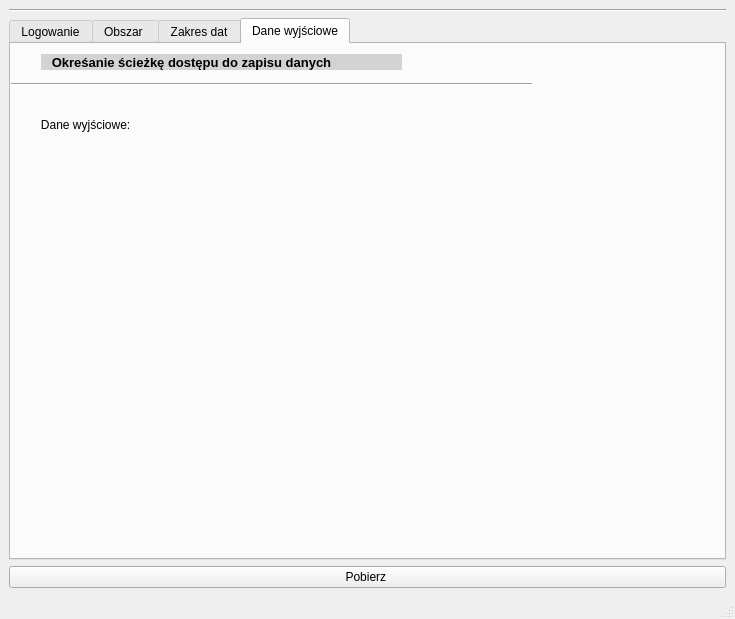
<?xml version="1.0" encoding="UTF-8"?>
<ui version="4.0">
 <class>MainWindow</class>
 <widget class="QMainWindow" name="MainWindow">
  <property name="geometry">
   <rect>
    <x>0</x>
    <y>0</y>
    <width>735</width>
    <height>619</height>
   </rect>
  </property>
  <property name="windowTitle">
   <string>Growing </string>
  </property>
  <widget class="QWidget" name="centralwidget">
   <layout class="QVBoxLayout" name="verticalLayout_2">
    <item>
     <widget class="Line" name="line_5">
      <property name="orientation">
       <enum>Qt::Horizontal</enum>
      </property>
     </widget>
    </item>
    <item>
     <widget class="QTabWidget" name="widgets">
      <property name="enabled">
       <bool>true</bool>
      </property>
      <property name="palette">
       <palette>
        <active>
         <colorrole role="Base">
          <brush brushstyle="SolidPattern">
           <color alpha="255">
            <red>255</red>
            <green>255</green>
            <blue>255</blue>
           </color>
          </brush>
         </colorrole>
         <colorrole role="Window">
          <brush brushstyle="SolidPattern">
           <color alpha="255">
            <red>255</red>
            <green>255</green>
            <blue>255</blue>
           </color>
          </brush>
         </colorrole>
        </active>
        <inactive>
         <colorrole role="Base">
          <brush brushstyle="SolidPattern">
           <color alpha="255">
            <red>255</red>
            <green>255</green>
            <blue>255</blue>
           </color>
          </brush>
         </colorrole>
         <colorrole role="Window">
          <brush brushstyle="SolidPattern">
           <color alpha="255">
            <red>255</red>
            <green>255</green>
            <blue>255</blue>
           </color>
          </brush>
         </colorrole>
        </inactive>
        <disabled>
         <colorrole role="Base">
          <brush brushstyle="SolidPattern">
           <color alpha="255">
            <red>255</red>
            <green>255</green>
            <blue>255</blue>
           </color>
          </brush>
         </colorrole>
         <colorrole role="Window">
          <brush brushstyle="SolidPattern">
           <color alpha="255">
            <red>255</red>
            <green>255</green>
            <blue>255</blue>
           </color>
          </brush>
         </colorrole>
        </disabled>
       </palette>
      </property>
      <property name="toolTip">
       <string>&lt;html&gt;&lt;head/&gt;&lt;body&gt;&lt;p&gt;&lt;br/&gt;&lt;/p&gt;&lt;/body&gt;&lt;/html&gt;</string>
      </property>
      <property name="currentIndex">
       <number>3</number>
      </property>
      <widget class="QWidget" name="tab">
       <attribute name="title">
        <string>Logowanie</string>
       </attribute>
       <widget class="QWidget" name="horizontalLayoutWidget">
        <property name="geometry">
         <rect>
          <x>10</x>
          <y>60</y>
          <width>591</width>
          <height>51</height>
         </rect>
        </property>
        <layout class="QHBoxLayout" name="horizontalLayout">
         <item>
          <widget class="QLabel" name="label_7">
           <property name="text">
            <string>Login: </string>
           </property>
          </widget>
         </item>
         <item>
          <widget class="QLineEdit" name="lineEdit_5"/>
         </item>
         <item>
          <widget class="QLabel" name="label_9">
           <property name="text">
            <string>Hasło </string>
           </property>
          </widget>
         </item>
         <item>
          <widget class="QgsPasswordLineEdit" name="mLineEdit"/>
         </item>
         <item>
          <widget class="QCheckBox" name="checkBox">
           <property name="text">
            <string>Zapamiętaj</string>
           </property>
          </widget>
         </item>
        </layout>
       </widget>
       <widget class="QLabel" name="label_10">
        <property name="geometry">
         <rect>
          <x>20</x>
          <y>9</y>
          <width>451</width>
          <height>21</height>
         </rect>
        </property>
        <property name="palette">
         <palette>
          <active>
           <colorrole role="Base">
            <brush brushstyle="SolidPattern">
             <color alpha="255">
              <red>191</red>
              <green>191</green>
              <blue>191</blue>
             </color>
            </brush>
           </colorrole>
           <colorrole role="Window">
            <brush brushstyle="SolidPattern">
             <color alpha="255">
              <red>211</red>
              <green>211</green>
              <blue>211</blue>
             </color>
            </brush>
           </colorrole>
          </active>
          <inactive>
           <colorrole role="Base">
            <brush brushstyle="SolidPattern">
             <color alpha="255">
              <red>191</red>
              <green>191</green>
              <blue>191</blue>
             </color>
            </brush>
           </colorrole>
           <colorrole role="Window">
            <brush brushstyle="SolidPattern">
             <color alpha="255">
              <red>211</red>
              <green>211</green>
              <blue>211</blue>
             </color>
            </brush>
           </colorrole>
          </inactive>
          <disabled>
           <colorrole role="Base">
            <brush brushstyle="SolidPattern">
             <color alpha="255">
              <red>211</red>
              <green>211</green>
              <blue>211</blue>
             </color>
            </brush>
           </colorrole>
           <colorrole role="Window">
            <brush brushstyle="SolidPattern">
             <color alpha="255">
              <red>211</red>
              <green>211</green>
              <blue>211</blue>
             </color>
            </brush>
           </colorrole>
          </disabled>
         </palette>
        </property>
        <property name="font">
         <font>
          <pointsize>10</pointsize>
          <weight>75</weight>
          <bold>true</bold>
         </font>
        </property>
        <property name="autoFillBackground">
         <bool>true</bool>
        </property>
        <property name="text">
         <string>  Logowanie do serwisu https://urs.earthdata.nasa.gov/</string>
        </property>
       </widget>
       <widget class="Line" name="line_2">
        <property name="geometry">
         <rect>
          <x>-120</x>
          <y>30</y>
          <width>631</width>
          <height>20</height>
         </rect>
        </property>
        <property name="orientation">
         <enum>Qt::Horizontal</enum>
        </property>
       </widget>
       <widget class="QPushButton" name="pushButton_3">
        <property name="geometry">
         <rect>
          <x>624</x>
          <y>72</y>
          <width>81</width>
          <height>31</height>
         </rect>
        </property>
        <property name="text">
         <string>Zaloguj </string>
        </property>
       </widget>
      </widget>
      <widget class="QWidget" name="widget">
       <attribute name="title">
        <string>Obszar </string>
       </attribute>
       <widget class="QWidget" name="gridLayoutWidget">
        <property name="geometry">
         <rect>
          <x>20</x>
          <y>60</y>
          <width>631</width>
          <height>291</height>
         </rect>
        </property>
        <layout class="QGridLayout" name="gridLayout">
         <item row="2" column="0">
          <widget class="QLabel" name="label_3">
           <property name="text">
            <string>Punkt 3</string>
           </property>
          </widget>
         </item>
         <item row="1" column="0">
          <widget class="QLabel" name="label_2">
           <property name="text">
            <string>Punkt 2</string>
           </property>
          </widget>
         </item>
         <item row="0" column="0">
          <widget class="QLabel" name="label">
           <property name="text">
            <string>Punkt 1 </string>
           </property>
          </widget>
         </item>
         <item row="3" column="0">
          <widget class="QLabel" name="label_14">
           <property name="text">
            <string>Punkt 4</string>
           </property>
          </widget>
         </item>
         <item row="2" column="1">
          <layout class="QFormLayout" name="formLayout_5">
           <item row="0" column="0">
            <widget class="QLabel" name="label_19">
             <property name="text">
              <string>Latitude: </string>
             </property>
             <property name="margin">
              <number>3</number>
             </property>
            </widget>
           </item>
           <item row="1" column="0">
            <widget class="QLabel" name="label_20">
             <property name="text">
              <string>Longitude: </string>
             </property>
             <property name="margin">
              <number>3</number>
             </property>
            </widget>
           </item>
           <item row="0" column="1">
            <widget class="QLineEdit" name="lineEdit_9"/>
           </item>
           <item row="1" column="1">
            <widget class="QLineEdit" name="lineEdit_10"/>
           </item>
          </layout>
         </item>
         <item row="0" column="1">
          <layout class="QFormLayout" name="formLayout">
           <item row="0" column="0">
            <widget class="QLabel" name="label_4">
             <property name="text">
              <string>Latitude: </string>
             </property>
             <property name="margin">
              <number>3</number>
             </property>
            </widget>
           </item>
           <item row="1" column="0">
            <widget class="QLabel" name="label_5">
             <property name="text">
              <string>Longitude: </string>
             </property>
             <property name="margin">
              <number>3</number>
             </property>
            </widget>
           </item>
           <item row="0" column="1">
            <widget class="QLineEdit" name="lineEdit"/>
           </item>
           <item row="1" column="1">
            <widget class="QLineEdit" name="lineEdit_2"/>
           </item>
          </layout>
         </item>
         <item row="1" column="1">
          <layout class="QFormLayout" name="formLayout_2">
           <item row="0" column="0">
            <widget class="QLabel" name="label_6">
             <property name="text">
              <string>Latitude: </string>
             </property>
             <property name="margin">
              <number>3</number>
             </property>
            </widget>
           </item>
           <item row="1" column="0">
            <widget class="QLabel" name="label_13">
             <property name="text">
              <string>Longitude: </string>
             </property>
             <property name="margin">
              <number>3</number>
             </property>
            </widget>
           </item>
           <item row="0" column="1">
            <widget class="QLineEdit" name="lineEdit_3"/>
           </item>
           <item row="1" column="1">
            <widget class="QLineEdit" name="lineEdit_4"/>
           </item>
          </layout>
         </item>
         <item row="3" column="1">
          <layout class="QFormLayout" name="formLayout_4">
           <item row="0" column="0">
            <widget class="QLabel" name="label_17">
             <property name="text">
              <string>Latitude: </string>
             </property>
             <property name="margin">
              <number>3</number>
             </property>
            </widget>
           </item>
           <item row="1" column="0">
            <widget class="QLabel" name="label_18">
             <property name="text">
              <string>Longitude: </string>
             </property>
             <property name="margin">
              <number>3</number>
             </property>
            </widget>
           </item>
           <item row="0" column="1">
            <widget class="QLineEdit" name="lineEdit_8"/>
           </item>
           <item row="1" column="1">
            <widget class="QLineEdit" name="lineEdit_7"/>
           </item>
          </layout>
         </item>
         <item row="4" column="0" colspan="2">
          <widget class="QPushButton" name="pushButton_4">
           <property name="text">
            <string>Dodaj wierzchołek </string>
           </property>
          </widget>
         </item>
        </layout>
       </widget>
       <widget class="QPushButton" name="pushButton_2">
        <property name="geometry">
         <rect>
          <x>20</x>
          <y>380</y>
          <width>631</width>
          <height>23</height>
         </rect>
        </property>
        <property name="text">
         <string>Użyj współrzędnych widoku </string>
        </property>
       </widget>
       <widget class="QLabel" name="label_12">
        <property name="geometry">
         <rect>
          <x>30</x>
          <y>10</y>
          <width>471</width>
          <height>16</height>
         </rect>
        </property>
        <property name="palette">
         <palette>
          <active>
           <colorrole role="Base">
            <brush brushstyle="SolidPattern">
             <color alpha="255">
              <red>255</red>
              <green>255</green>
              <blue>255</blue>
             </color>
            </brush>
           </colorrole>
           <colorrole role="Window">
            <brush brushstyle="SolidPattern">
             <color alpha="255">
              <red>211</red>
              <green>211</green>
              <blue>211</blue>
             </color>
            </brush>
           </colorrole>
          </active>
          <inactive>
           <colorrole role="Base">
            <brush brushstyle="SolidPattern">
             <color alpha="255">
              <red>255</red>
              <green>255</green>
              <blue>255</blue>
             </color>
            </brush>
           </colorrole>
           <colorrole role="Window">
            <brush brushstyle="SolidPattern">
             <color alpha="255">
              <red>211</red>
              <green>211</green>
              <blue>211</blue>
             </color>
            </brush>
           </colorrole>
          </inactive>
          <disabled>
           <colorrole role="Base">
            <brush brushstyle="SolidPattern">
             <color alpha="255">
              <red>211</red>
              <green>211</green>
              <blue>211</blue>
             </color>
            </brush>
           </colorrole>
           <colorrole role="Window">
            <brush brushstyle="SolidPattern">
             <color alpha="255">
              <red>211</red>
              <green>211</green>
              <blue>211</blue>
             </color>
            </brush>
           </colorrole>
          </disabled>
         </palette>
        </property>
        <property name="font">
         <font>
          <pointsize>10</pointsize>
          <weight>75</weight>
          <bold>true</bold>
         </font>
        </property>
        <property name="autoFillBackground">
         <bool>true</bool>
        </property>
        <property name="text">
         <string>   Określanie obszaru do analizy </string>
        </property>
       </widget>
       <widget class="Line" name="line_3">
        <property name="geometry">
         <rect>
          <x>-70</x>
          <y>30</y>
          <width>581</width>
          <height>20</height>
         </rect>
        </property>
        <property name="orientation">
         <enum>Qt::Horizontal</enum>
        </property>
       </widget>
      </widget>
      <widget class="QWidget" name="tab_2">
       <attribute name="title">
        <string>Zakres dat</string>
       </attribute>
       <widget class="QLabel" name="label_15">
        <property name="geometry">
         <rect>
          <x>30</x>
          <y>10</y>
          <width>411</width>
          <height>16</height>
         </rect>
        </property>
        <property name="palette">
         <palette>
          <active>
           <colorrole role="Base">
            <brush brushstyle="SolidPattern">
             <color alpha="255">
              <red>255</red>
              <green>255</green>
              <blue>255</blue>
             </color>
            </brush>
           </colorrole>
           <colorrole role="Window">
            <brush brushstyle="SolidPattern">
             <color alpha="255">
              <red>211</red>
              <green>211</green>
              <blue>211</blue>
             </color>
            </brush>
           </colorrole>
          </active>
          <inactive>
           <colorrole role="Base">
            <brush brushstyle="SolidPattern">
             <color alpha="255">
              <red>255</red>
              <green>255</green>
              <blue>255</blue>
             </color>
            </brush>
           </colorrole>
           <colorrole role="Window">
            <brush brushstyle="SolidPattern">
             <color alpha="255">
              <red>211</red>
              <green>211</green>
              <blue>211</blue>
             </color>
            </brush>
           </colorrole>
          </inactive>
          <disabled>
           <colorrole role="Base">
            <brush brushstyle="SolidPattern">
             <color alpha="255">
              <red>211</red>
              <green>211</green>
              <blue>211</blue>
             </color>
            </brush>
           </colorrole>
           <colorrole role="Window">
            <brush brushstyle="SolidPattern">
             <color alpha="255">
              <red>211</red>
              <green>211</green>
              <blue>211</blue>
             </color>
            </brush>
           </colorrole>
          </disabled>
         </palette>
        </property>
        <property name="font">
         <font>
          <pointsize>10</pointsize>
          <weight>75</weight>
          <bold>true</bold>
         </font>
        </property>
        <property name="autoFillBackground">
         <bool>true</bool>
        </property>
        <property name="text">
         <string>  Określ zakres dat do analizy </string>
        </property>
       </widget>
       <widget class="Line" name="line_4">
        <property name="geometry">
         <rect>
          <x>-150</x>
          <y>30</y>
          <width>671</width>
          <height>20</height>
         </rect>
        </property>
        <property name="orientation">
         <enum>Qt::Horizontal</enum>
        </property>
       </widget>
       <widget class="QWidget" name="horizontalLayoutWidget_3">
        <property name="geometry">
         <rect>
          <x>10</x>
          <y>70</y>
          <width>641</width>
          <height>41</height>
         </rect>
        </property>
        <layout class="QHBoxLayout" name="horizontalLayout_3">
         <item>
          <widget class="QLabel" name="label_16">
           <property name="text">
            <string>Początkowy zakres:</string>
           </property>
          </widget>
         </item>
         <item>
          <widget class="QDateEdit" name="dateEdit"/>
         </item>
         <item>
          <widget class="QLabel" name="label_21">
           <property name="text">
            <string>Końcowy zakres: </string>
           </property>
          </widget>
         </item>
         <item>
          <widget class="QDateEdit" name="dateEdit_2"/>
         </item>
        </layout>
       </widget>
       <widget class="QPushButton" name="pushButton_5">
        <property name="geometry">
         <rect>
          <x>10</x>
          <y>130</y>
          <width>641</width>
          <height>23</height>
         </rect>
        </property>
        <property name="text">
         <string>Zapisz</string>
        </property>
       </widget>
      </widget>
      <widget class="QWidget" name="Danewyjsciowe">
       <attribute name="title">
        <string>Dane wyjściowe</string>
       </attribute>
       <widget class="QWidget" name="horizontalLayoutWidget_2">
        <property name="geometry">
         <rect>
          <x>20</x>
          <y>60</y>
          <width>631</width>
          <height>41</height>
         </rect>
        </property>
        <layout class="QHBoxLayout" name="horizontalLayout_2">
         <item>
          <widget class="QLabel" name="label_8">
           <property name="maximumSize">
            <size>
             <width>149</width>
             <height>16777215</height>
            </size>
           </property>
           <property name="text">
            <string>   Dane wyjściowe:   </string>
           </property>
           <property name="margin">
            <number>0</number>
           </property>
          </widget>
         </item>
         <item>
          <widget class="QgsFileWidget" name="mQgsFileWidget_2">
           <property name="toolTip">
            <string/>
           </property>
           <property name="fileWidgetButtonVisible">
            <bool>true</bool>
           </property>
           <property name="useLink">
            <bool>false</bool>
           </property>
           <property name="fullUrl">
            <bool>false</bool>
           </property>
          </widget>
         </item>
        </layout>
       </widget>
       <widget class="QLabel" name="label_11">
        <property name="geometry">
         <rect>
          <x>30</x>
          <y>10</y>
          <width>361</width>
          <height>16</height>
         </rect>
        </property>
        <property name="palette">
         <palette>
          <active>
           <colorrole role="Base">
            <brush brushstyle="SolidPattern">
             <color alpha="255">
              <red>255</red>
              <green>255</green>
              <blue>255</blue>
             </color>
            </brush>
           </colorrole>
           <colorrole role="Window">
            <brush brushstyle="SolidPattern">
             <color alpha="255">
              <red>211</red>
              <green>211</green>
              <blue>211</blue>
             </color>
            </brush>
           </colorrole>
          </active>
          <inactive>
           <colorrole role="Base">
            <brush brushstyle="SolidPattern">
             <color alpha="255">
              <red>255</red>
              <green>255</green>
              <blue>255</blue>
             </color>
            </brush>
           </colorrole>
           <colorrole role="Window">
            <brush brushstyle="SolidPattern">
             <color alpha="255">
              <red>211</red>
              <green>211</green>
              <blue>211</blue>
             </color>
            </brush>
           </colorrole>
          </inactive>
          <disabled>
           <colorrole role="Base">
            <brush brushstyle="SolidPattern">
             <color alpha="255">
              <red>211</red>
              <green>211</green>
              <blue>211</blue>
             </color>
            </brush>
           </colorrole>
           <colorrole role="Window">
            <brush brushstyle="SolidPattern">
             <color alpha="255">
              <red>211</red>
              <green>211</green>
              <blue>211</blue>
             </color>
            </brush>
           </colorrole>
          </disabled>
         </palette>
        </property>
        <property name="font">
         <font>
          <pointsize>10</pointsize>
          <weight>75</weight>
          <bold>true</bold>
         </font>
        </property>
        <property name="autoFillBackground">
         <bool>true</bool>
        </property>
        <property name="text">
         <string>   Okreśanie ścieżkę dostępu do zapisu danych</string>
        </property>
       </widget>
       <widget class="Line" name="line_6">
        <property name="geometry">
         <rect>
          <x>-10</x>
          <y>30</y>
          <width>531</width>
          <height>20</height>
         </rect>
        </property>
        <property name="orientation">
         <enum>Qt::Horizontal</enum>
        </property>
       </widget>
      </widget>
     </widget>
    </item>
    <item>
     <widget class="QPushButton" name="pushButton">
      <property name="text">
       <string>Pobierz </string>
      </property>
     </widget>
    </item>
   </layout>
  </widget>
  <widget class="QMenuBar" name="menubar">
   <property name="geometry">
    <rect>
     <x>0</x>
     <y>0</y>
     <width>735</width>
     <height>21</height>
    </rect>
   </property>
  </widget>
  <widget class="QStatusBar" name="statusbar"/>
 </widget>
 <customwidgets>
  <customwidget>
   <class>QgsFileWidget</class>
   <extends>QWidget</extends>
   <header>qgsfilewidget.h</header>
  </customwidget>
  <customwidget>
   <class>QgsPasswordLineEdit</class>
   <extends>QLineEdit</extends>
   <header>qgspasswordlineedit.h</header>
  </customwidget>
 </customwidgets>
 <resources/>
 <connections/>
</ui>
